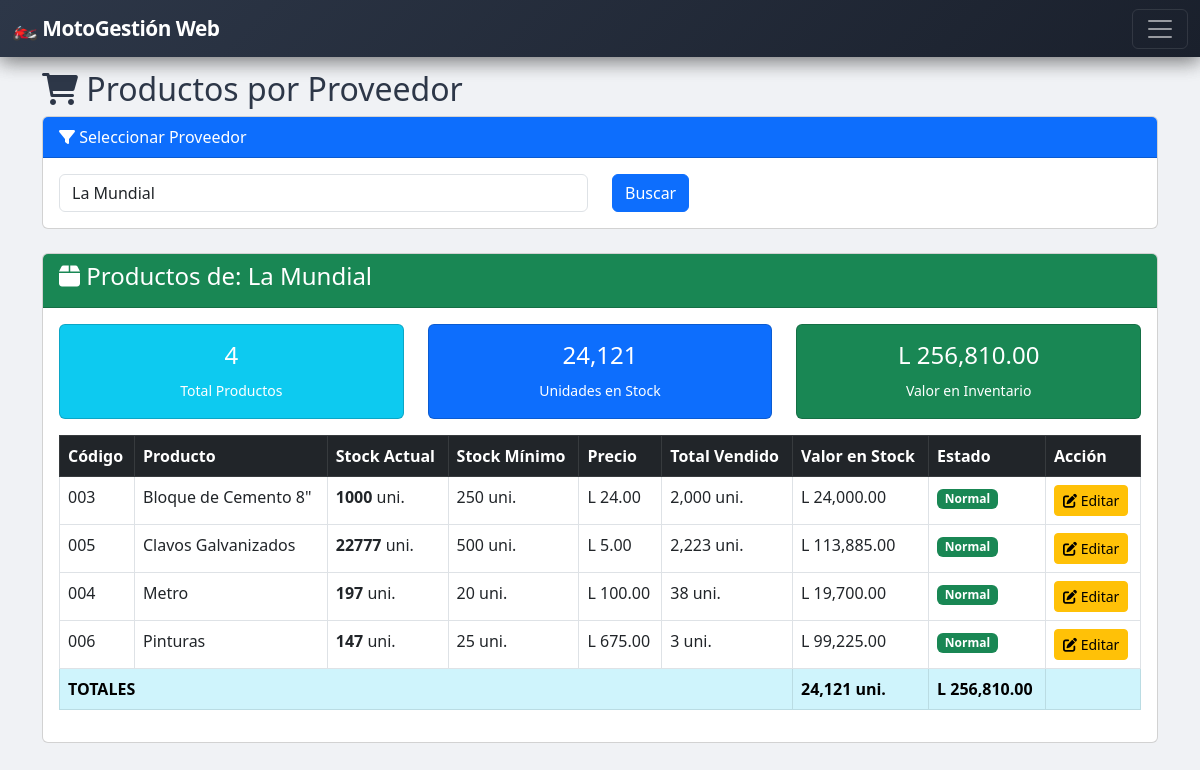
The app's page /purchases_report.php?supplier_id=2 (signed in) with its own data.
### tables this page shows
CREATE TABLE `suppliers` (
  `id` int(11) NOT NULL,
  `name` varchar(100) NOT NULL,
  `contact` varchar(100) DEFAULT NULL,
  `phone` varchar(20) DEFAULT NULL,
  `created_at` timestamp NULL DEFAULT current_timestamp()
);

CREATE TABLE `products` (
  `id` int(11) NOT NULL,
  `code` varchar(50) NOT NULL,
  `name` varchar(200) NOT NULL,
  `image` varchar(255) DEFAULT NULL,
  `description` text DEFAULT NULL,
  `price` decimal(10,2) NOT NULL,
  `cost` decimal(10,2) NOT NULL DEFAULT 0.00,
  `stock` int(11) NOT NULL DEFAULT 0,
  `min_stock` int(11) DEFAULT 5,
  `supplier_id` int(11) DEFAULT NULL,
  `created_at` timestamp NULL DEFAULT current_timestamp()
);

### purchases_report.php (the view, shortened to what this page needs)
<?php
require_once '../../config/database.php';
$supplier_id = $_GET['supplier_id'] ?? 0;
$suppliers = $pdo->query("SELECT id, name FROM suppliers ORDER BY name")->fetchAll();
$products = [];
$supplier_name = '';
$total_stock_value = 0;
if ($supplier_id > 0) {
    $stmt = $pdo->prepare("SELECT name FROM suppliers WHERE id = ?");
    $stmt->execute([$supplier_id]);
    $sup = $stmt->fetch();
    $supplier_name = $sup['name'] ?? '';
    $products = $pdo->prepare("
        SELECT p.*,
               COALESCE(SUM(sd.quantity), 0) as total_vendido
        FROM products p
        LEFT JOIN sale_details sd ON p.id = sd.product_id
        WHERE p.supplier_id = ?
        GROUP BY p.id
        ORDER BY p.name
    ");
    $products->execute([$supplier_id]);
    $products = $products->fetchAll();
    $total_stock_value = array_sum(array_map(function($p) {
        return $p['stock'] * $p['price'];
    }, $products));
}
include '../../includes/header.php';
include '../../includes/sidebar.php';
?>
<div class="container mt-4">
    <h2><i class="fas fa-shopping-cart"></i> Productos por Proveedor</h2>
    <div class="card mb-4">
        <div class="card-header bg-primary text-white">
            <i class="fas fa-filter"></i> Seleccionar Proveedor
        </div>
        <div class="card-body">
            <form method="GET" class="row">
                <div class="col-md-6">
                    <select name="supplier_id" class="form-control" required>
                        <?php foreach ($suppliers as $s): ?>
                            <option value="<?= $s['id'] ?>" <?= $supplier_id == $s['id'] ? 'selected' : '' ?>><?= htmlspecialchars($s['name']) ?></option>
                        <?php endforeach; ?>
                    </select>
                </div>
                <div class="col-md-2">
                    <button type="submit" class="btn btn-primary">Buscar</button>
                </div>
            </form>
        </div>
    </div>
    <?php if ($supplier_id > 0): ?>
        <div class="card">
            <div class="card-header bg-success text-white">
                <h4><i class="fas fa-box"></i> Productos de: <?= htmlspecialchars($supplier_name) ?></h4>
            </div>
            <div class="card-body">
                <?php if (empty($products)): ?>
                    <div class="alert alert-warning">
                        <i class="fas fa-info-circle"></i> No hay productos registrados de este proveedor.
                    </div>
                <?php else: ?>
                    <div class="row mb-3">
                        <div class="col-md-4">
                            <div class="card bg-info text-white">
                                <div class="card-body text-center">
                                    <h4><?= count($products) ?></h4>
                                    <small>Total Productos</small>
                                </div>
                            </div>
                        </div>
                        <div class="col-md-4">
                            <div class="card bg-primary text-white">
                                <div class="card-body text-center">
                                    <h4><?= number_format(array_sum(array_column($products, 'stock'))) ?></h4>
                                    <small>Unidades en Stock</small>
                                </div>
                            </div>
                        </div>
                        <div class="col-md-4">
                            <div class="card bg-success text-white">
                                <div class="card-body text-center">
                                    <h4>L <?= number_format($total_stock_value, 2) ?></h4>
                                    <small>Valor en Inventario</small>
                                </div>
                            </div>
                        </div>
                    </div>
                    <div class="table-responsive">
                        <table class="table table-bordered">
                            <thead class="table-dark">
                                <tr>
                                    <th>Código</th>
                                    <th>Producto</th>
                                    <th>Stock Actual</th>
                                    <th>Stock Mínimo</th>
                                    <th>Precio</th>
                                    <th>Total Vendido</th>
                                    <th>Valor en Stock</th>
                                    <th>Estado</th>
                                    <th>Acción</th>
                                </tr>
                            </thead>
                            <tbody>
                                <?php foreach ($products as $p):
                                    $estado = $p['stock'] <= 0 ? 'Agotado' : ($p['stock'] <= $p['min_stock'] ? 'Stock Bajo' : 'Normal');
                                    $estadoClass = $p['stock'] <= 0 ? 'danger' : ($p['stock'] <= $p['min_stock'] ? 'warning' : 'success');
                                ?>
                                    <tr>
                                        <td><?= htmlspecialchars($p['code']) ?></td>
                                        <td><?= htmlspecialchars($p['name']) ?></td>
                                        <td><strong><?= $p['stock'] ?></strong> uni.</td>
                                        <td><?= $p['min_stock'] ?> uni.</td>
                                        <td>L <?= number_format($p['price'], 2) ?></td>
                                        <td><?= number_format($p['total_vendido']) ?> uni.</td>
                                        <td>L <?= number_format($p['stock'] * $p['price'], 2) ?></td>
                                        <td><span class="badge bg-<?= $estadoClass ?>"><?= $estado ?></span></td>
                                        <td>
                                            <a href="/modules/products/edit.php?id=<?= $p['id'] ?>" class="btn btn-sm btn-warning">
                                                <i class="fas fa-edit"></i> Editar
                                            </a>
                                        </div>
                                <?php endforeach; ?>
                            <tfoot class="table-info">
                                <tr>
                                    <td colspan="6"><strong>TOTALES</strong></td>
                                    <td><strong><?= number_format(array_sum(array_column($products, 'stock'))) ?> uni.</strong></td>
                                    <td><strong>L <?= number_format($total_stock_value, 2) ?></strong></td>
                                    <td colspan="2"></td>
                                </tr>
                            </tfoot>
                <?php endif; ?>
    <?php endif; ?>
<?php include '../../includes/footer.php'; ?>

### style.css (style rules this page uses)
:root { --primary: #667eea; --primary-dark: #5a67d8; --primary-gradient: linear-gradient(135deg, #667eea 0%, #764ba2 100%); --primary-light: #7c8cf5; --secondary: #764ba2; --success: #48bb78; --warning: #ed8936; --danger: #fc8181; --info: #63b3ed; --dark: #2d3748; --light: #f7fafc; --shadow: 0 10px 40px rgba(102, 126, 234, 0.15); --shadow-hover: 0 20px 60px rgba(102, 126, 234, 0.25); --radius: 20px; --radius-sm: 12px; }
body { background: #f0f2f5; font-family: 'Segoe UI', system-ui, -apple-system, sans-serif; color: #2d3748; }

### header.php (style rules this page uses)
.fas, .far, .fab { font-family: "Font Awesome 6 Free"; }
.fas { font-weight: 900; }

### records on screen
suppliers: name "La Mundial"
products: code "003", name "Bloque de Cemento 8\"", stock "1000", min_stock "250", price "24.00", total_vendido "2,000", $p['stock'] * $p['price'] "24,000.00", estado "Normal"
products: code "005", name "Clavos Galvanizados", stock "22777", min_stock "500", price "5.00", total_vendido "2,223", $p['stock'] * $p['price'] "113,885.00", estado "Normal"
products: code "004", name "Metro", stock "197", min_stock "20", price "100.00", total_vendido "38", $p['stock'] * $p['price'] "19,700.00", estado "Normal"
products: code "006", name "Pinturas", stock "147", min_stock "25", price "675.00", total_vendido "3", $p['stock'] * $p['price'] "99,225.00", estado "Normal"

### other values on screen
count($products) "4"
array_sum(array_column($products, 'stock')) "24,121"
$total_stock_value "256,810.00"
form field supplier_id "La Mundial"
